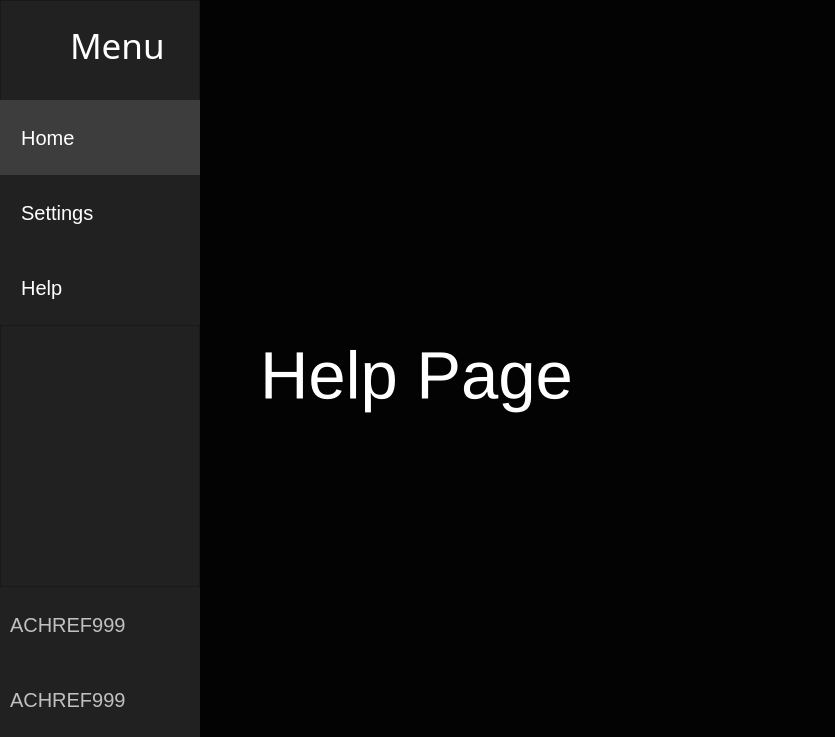
<?xml version="1.0" encoding="UTF-8"?>
<ui version="4.0">
 <class>MainWindow</class>
 <widget class="QMainWindow" name="MainWindow">
  <property name="geometry">
   <rect>
    <x>0</x>
    <y>0</y>
    <width>835</width>
    <height>737</height>
   </rect>
  </property>
  <property name="windowTitle">
   <string>MainWindow</string>
  </property>
  <property name="styleSheet">
   <string notr="true">background-color:#030303</string>
  </property>
  <widget class="QWidget" name="centralwidget">
   <layout class="QHBoxLayout" name="horizontalLayout">
    <property name="spacing">
     <number>0</number>
    </property>
    <property name="leftMargin">
     <number>0</number>
    </property>
    <property name="topMargin">
     <number>0</number>
    </property>
    <property name="rightMargin">
     <number>0</number>
    </property>
    <property name="bottomMargin">
     <number>0</number>
    </property>
    <item>
     <widget class="QWidget" name="widget" native="true">
      <property name="minimumSize">
       <size>
        <width>200</width>
        <height>600</height>
       </size>
      </property>
      <property name="maximumSize">
       <size>
        <width>250</width>
        <height>16777215</height>
       </size>
      </property>
      <property name="styleSheet">
       <string notr="true">background-color:#212121;</string>
      </property>
      <layout class="QVBoxLayout" name="verticalLayout">
       <property name="spacing">
        <number>0</number>
       </property>
       <property name="leftMargin">
        <number>0</number>
       </property>
       <property name="topMargin">
        <number>0</number>
       </property>
       <property name="rightMargin">
        <number>0</number>
       </property>
       <property name="bottomMargin">
        <number>0</number>
       </property>
       <item>
        <widget class="QFrame" name="frame">
         <property name="minimumSize">
          <size>
           <width>200</width>
           <height>325</height>
          </size>
         </property>
         <property name="maximumSize">
          <size>
           <width>250</width>
           <height>16777215</height>
          </size>
         </property>
         <property name="frameShape">
          <enum>QFrame::StyledPanel</enum>
         </property>
         <property name="frameShadow">
          <enum>QFrame::Raised</enum>
         </property>
         <widget class="QLabel" name="label">
          <property name="geometry">
           <rect>
            <x>10</x>
            <y>20</y>
            <width>51</width>
            <height>51</height>
           </rect>
          </property>
          <property name="text">
           <string/>
          </property>
          <property name="pixmap">
           <pixmap>menu.png</pixmap>
          </property>
          <property name="scaledContents">
           <bool>true</bool>
          </property>
         </widget>
         <widget class="QLabel" name="label_2">
          <property name="geometry">
           <rect>
            <x>70</x>
            <y>20</y>
            <width>101</width>
            <height>51</height>
           </rect>
          </property>
          <property name="font">
           <font>
            <family>Segoe MDL2 Assets</family>
            <pointsize>26</pointsize>
            <weight>50</weight>
            <bold>false</bold>
            <kerning>false</kerning>
           </font>
          </property>
          <property name="styleSheet">
           <string notr="true">color:white;
</string>
          </property>
          <property name="text">
           <string>Menu</string>
          </property>
         </widget>
         <widget class="QPushButton" name="home_button">
          <property name="geometry">
           <rect>
            <x>0</x>
            <y>100</y>
            <width>200</width>
            <height>75</height>
           </rect>
          </property>
          <property name="minimumSize">
           <size>
            <width>200</width>
            <height>0</height>
           </size>
          </property>
          <property name="maximumSize">
           <size>
            <width>250</width>
            <height>16777215</height>
           </size>
          </property>
          <property name="styleSheet">
           <string notr="true">color:white;
font-size:20px;
background-color:#3d3d3d;
border:0px;
margin:0px;
padding:0px;
text-align:left;
padding-left:10px;</string>
          </property>
          <property name="text">
           <string>  Home</string>
          </property>
          <property name="icon">
           <iconset>
            <normaloff>home.png</normaloff>home.png</iconset>
          </property>
          <property name="iconSize">
           <size>
            <width>32</width>
            <height>32</height>
           </size>
          </property>
         </widget>
         <widget class="QPushButton" name="settings_button">
          <property name="geometry">
           <rect>
            <x>0</x>
            <y>175</y>
            <width>200</width>
            <height>75</height>
           </rect>
          </property>
          <property name="minimumSize">
           <size>
            <width>200</width>
            <height>0</height>
           </size>
          </property>
          <property name="maximumSize">
           <size>
            <width>250</width>
            <height>16777215</height>
           </size>
          </property>
          <property name="styleSheet">
           <string notr="true">color:white;
font-size:20px;

border:0px;
margin:0px;
padding:0px;
text-align:left;
padding-left:10px;
</string>
          </property>
          <property name="text">
           <string>  Settings</string>
          </property>
          <property name="icon">
           <iconset>
            <normaloff>settings.png</normaloff>settings.png</iconset>
          </property>
          <property name="iconSize">
           <size>
            <width>32</width>
            <height>32</height>
           </size>
          </property>
         </widget>
         <widget class="QPushButton" name="help_button">
          <property name="geometry">
           <rect>
            <x>0</x>
            <y>250</y>
            <width>200</width>
            <height>75</height>
           </rect>
          </property>
          <property name="minimumSize">
           <size>
            <width>200</width>
            <height>0</height>
           </size>
          </property>
          <property name="maximumSize">
           <size>
            <width>250</width>
            <height>16777215</height>
           </size>
          </property>
          <property name="styleSheet">
           <string notr="true">color:white;
font-size:20px;

border:0px;
margin:0px;
padding:0px;
text-align:left;
padding-left:10px;
</string>
          </property>
          <property name="text">
           <string>  Help</string>
          </property>
          <property name="icon">
           <iconset>
            <normaloff>help.png</normaloff>help.png</iconset>
          </property>
          <property name="iconSize">
           <size>
            <width>32</width>
            <height>32</height>
           </size>
          </property>
         </widget>
        </widget>
       </item>
       <item>
        <widget class="QFrame" name="frame_3">
         <property name="minimumSize">
          <size>
           <width>200</width>
           <height>0</height>
          </size>
         </property>
         <property name="maximumSize">
          <size>
           <width>250</width>
           <height>16777215</height>
          </size>
         </property>
         <property name="frameShape">
          <enum>QFrame::StyledPanel</enum>
         </property>
         <property name="frameShadow">
          <enum>QFrame::Raised</enum>
         </property>
        </widget>
       </item>
       <item>
        <widget class="QFrame" name="frame_2">
         <property name="minimumSize">
          <size>
           <width>200</width>
           <height>150</height>
          </size>
         </property>
         <property name="maximumSize">
          <size>
           <width>250</width>
           <height>150</height>
          </size>
         </property>
         <property name="frameShape">
          <enum>QFrame::StyledPanel</enum>
         </property>
         <property name="frameShadow">
          <enum>QFrame::Raised</enum>
         </property>
         <widget class="QPushButton" name="github_button">
          <property name="geometry">
           <rect>
            <x>0</x>
            <y>0</y>
            <width>200</width>
            <height>75</height>
           </rect>
          </property>
          <property name="minimumSize">
           <size>
            <width>200</width>
            <height>0</height>
           </size>
          </property>
          <property name="maximumSize">
           <size>
            <width>250</width>
            <height>16777215</height>
           </size>
          </property>
          <property name="styleSheet">
           <string notr="true">color:#c0c0c0;
font-size:20px;

border:0px;
margin:0px;
padding:0px;
text-align:left;
padding-left:10px;
</string>
          </property>
          <property name="text">
           <string>ACHREF999</string>
          </property>
          <property name="icon">
           <iconset>
            <normaloff>github.png</normaloff>github.png</iconset>
          </property>
          <property name="iconSize">
           <size>
            <width>32</width>
            <height>32</height>
           </size>
          </property>
         </widget>
         <widget class="QPushButton" name="linkedin_button">
          <property name="geometry">
           <rect>
            <x>0</x>
            <y>75</y>
            <width>200</width>
            <height>75</height>
           </rect>
          </property>
          <property name="minimumSize">
           <size>
            <width>200</width>
            <height>0</height>
           </size>
          </property>
          <property name="maximumSize">
           <size>
            <width>250</width>
            <height>16777215</height>
           </size>
          </property>
          <property name="styleSheet">
           <string notr="true">color:#c0c0c0;
font-size:20px;

border:0px;
margin:0px;
padding:0px;
text-align:left;
padding-left:10px;
</string>
          </property>
          <property name="text">
           <string>ACHREF999</string>
          </property>
          <property name="icon">
           <iconset>
            <normaloff>Linkedin.png</normaloff>Linkedin.png</iconset>
          </property>
          <property name="iconSize">
           <size>
            <width>32</width>
            <height>32</height>
           </size>
          </property>
         </widget>
        </widget>
       </item>
      </layout>
     </widget>
    </item>
    <item>
     <widget class="QStackedWidget" name="stackedWidget">
      <property name="currentIndex">
       <number>2</number>
      </property>
      <widget class="QWidget" name="home_page">
       <widget class="QLabel" name="label_3">
        <property name="geometry">
         <rect>
          <x>106</x>
          <y>209</y>
          <width>381</width>
          <height>161</height>
         </rect>
        </property>
        <property name="palette">
         <palette>
          <active>
           <colorrole role="WindowText">
            <brush brushstyle="SolidPattern">
             <color alpha="255">
              <red>255</red>
              <green>255</green>
              <blue>255</blue>
             </color>
            </brush>
           </colorrole>
           <colorrole role="Button">
            <brush brushstyle="SolidPattern">
             <color alpha="255">
              <red>3</red>
              <green>3</green>
              <blue>3</blue>
             </color>
            </brush>
           </colorrole>
           <colorrole role="Text">
            <brush brushstyle="SolidPattern">
             <color alpha="255">
              <red>255</red>
              <green>255</green>
              <blue>255</blue>
             </color>
            </brush>
           </colorrole>
           <colorrole role="Base">
            <brush brushstyle="SolidPattern">
             <color alpha="255">
              <red>3</red>
              <green>3</green>
              <blue>3</blue>
             </color>
            </brush>
           </colorrole>
           <colorrole role="Window">
            <brush brushstyle="SolidPattern">
             <color alpha="255">
              <red>3</red>
              <green>3</green>
              <blue>3</blue>
             </color>
            </brush>
           </colorrole>
           <colorrole role="PlaceholderText">
            <brush brushstyle="SolidPattern">
             <color alpha="128">
              <red>255</red>
              <green>255</green>
              <blue>255</blue>
             </color>
            </brush>
           </colorrole>
          </active>
          <inactive>
           <colorrole role="WindowText">
            <brush brushstyle="SolidPattern">
             <color alpha="255">
              <red>255</red>
              <green>255</green>
              <blue>255</blue>
             </color>
            </brush>
           </colorrole>
           <colorrole role="Button">
            <brush brushstyle="SolidPattern">
             <color alpha="255">
              <red>3</red>
              <green>3</green>
              <blue>3</blue>
             </color>
            </brush>
           </colorrole>
           <colorrole role="Text">
            <brush brushstyle="SolidPattern">
             <color alpha="255">
              <red>255</red>
              <green>255</green>
              <blue>255</blue>
             </color>
            </brush>
           </colorrole>
           <colorrole role="Base">
            <brush brushstyle="SolidPattern">
             <color alpha="255">
              <red>3</red>
              <green>3</green>
              <blue>3</blue>
             </color>
            </brush>
           </colorrole>
           <colorrole role="Window">
            <brush brushstyle="SolidPattern">
             <color alpha="255">
              <red>3</red>
              <green>3</green>
              <blue>3</blue>
             </color>
            </brush>
           </colorrole>
           <colorrole role="PlaceholderText">
            <brush brushstyle="SolidPattern">
             <color alpha="128">
              <red>255</red>
              <green>255</green>
              <blue>255</blue>
             </color>
            </brush>
           </colorrole>
          </inactive>
          <disabled>
           <colorrole role="WindowText">
            <brush brushstyle="SolidPattern">
             <color alpha="255">
              <red>120</red>
              <green>120</green>
              <blue>120</blue>
             </color>
            </brush>
           </colorrole>
           <colorrole role="Button">
            <brush brushstyle="SolidPattern">
             <color alpha="255">
              <red>3</red>
              <green>3</green>
              <blue>3</blue>
             </color>
            </brush>
           </colorrole>
           <colorrole role="Text">
            <brush brushstyle="SolidPattern">
             <color alpha="255">
              <red>120</red>
              <green>120</green>
              <blue>120</blue>
             </color>
            </brush>
           </colorrole>
           <colorrole role="Base">
            <brush brushstyle="SolidPattern">
             <color alpha="255">
              <red>3</red>
              <green>3</green>
              <blue>3</blue>
             </color>
            </brush>
           </colorrole>
           <colorrole role="Window">
            <brush brushstyle="SolidPattern">
             <color alpha="255">
              <red>3</red>
              <green>3</green>
              <blue>3</blue>
             </color>
            </brush>
           </colorrole>
           <colorrole role="PlaceholderText">
            <brush brushstyle="SolidPattern">
             <color alpha="128">
              <red>0</red>
              <green>0</green>
              <blue>0</blue>
             </color>
            </brush>
           </colorrole>
          </disabled>
         </palette>
        </property>
        <property name="font">
         <font>
          <pointsize>50</pointsize>
         </font>
        </property>
        <property name="text">
         <string>Home Page</string>
        </property>
       </widget>
      </widget>
      <widget class="QWidget" name="settings_page">
       <widget class="QLabel" name="label_4">
        <property name="geometry">
         <rect>
          <x>70</x>
          <y>250</y>
          <width>431</width>
          <height>231</height>
         </rect>
        </property>
        <property name="palette">
         <palette>
          <active>
           <colorrole role="WindowText">
            <brush brushstyle="SolidPattern">
             <color alpha="255">
              <red>255</red>
              <green>255</green>
              <blue>255</blue>
             </color>
            </brush>
           </colorrole>
           <colorrole role="Button">
            <brush brushstyle="SolidPattern">
             <color alpha="255">
              <red>3</red>
              <green>3</green>
              <blue>3</blue>
             </color>
            </brush>
           </colorrole>
           <colorrole role="Text">
            <brush brushstyle="SolidPattern">
             <color alpha="255">
              <red>255</red>
              <green>255</green>
              <blue>255</blue>
             </color>
            </brush>
           </colorrole>
           <colorrole role="Base">
            <brush brushstyle="SolidPattern">
             <color alpha="255">
              <red>3</red>
              <green>3</green>
              <blue>3</blue>
             </color>
            </brush>
           </colorrole>
           <colorrole role="Window">
            <brush brushstyle="SolidPattern">
             <color alpha="255">
              <red>3</red>
              <green>3</green>
              <blue>3</blue>
             </color>
            </brush>
           </colorrole>
           <colorrole role="PlaceholderText">
            <brush brushstyle="SolidPattern">
             <color alpha="128">
              <red>255</red>
              <green>255</green>
              <blue>255</blue>
             </color>
            </brush>
           </colorrole>
          </active>
          <inactive>
           <colorrole role="WindowText">
            <brush brushstyle="SolidPattern">
             <color alpha="255">
              <red>255</red>
              <green>255</green>
              <blue>255</blue>
             </color>
            </brush>
           </colorrole>
           <colorrole role="Button">
            <brush brushstyle="SolidPattern">
             <color alpha="255">
              <red>3</red>
              <green>3</green>
              <blue>3</blue>
             </color>
            </brush>
           </colorrole>
           <colorrole role="Text">
            <brush brushstyle="SolidPattern">
             <color alpha="255">
              <red>255</red>
              <green>255</green>
              <blue>255</blue>
             </color>
            </brush>
           </colorrole>
           <colorrole role="Base">
            <brush brushstyle="SolidPattern">
             <color alpha="255">
              <red>3</red>
              <green>3</green>
              <blue>3</blue>
             </color>
            </brush>
           </colorrole>
           <colorrole role="Window">
            <brush brushstyle="SolidPattern">
             <color alpha="255">
              <red>3</red>
              <green>3</green>
              <blue>3</blue>
             </color>
            </brush>
           </colorrole>
           <colorrole role="PlaceholderText">
            <brush brushstyle="SolidPattern">
             <color alpha="128">
              <red>255</red>
              <green>255</green>
              <blue>255</blue>
             </color>
            </brush>
           </colorrole>
          </inactive>
          <disabled>
           <colorrole role="WindowText">
            <brush brushstyle="SolidPattern">
             <color alpha="255">
              <red>120</red>
              <green>120</green>
              <blue>120</blue>
             </color>
            </brush>
           </colorrole>
           <colorrole role="Button">
            <brush brushstyle="SolidPattern">
             <color alpha="255">
              <red>3</red>
              <green>3</green>
              <blue>3</blue>
             </color>
            </brush>
           </colorrole>
           <colorrole role="Text">
            <brush brushstyle="SolidPattern">
             <color alpha="255">
              <red>120</red>
              <green>120</green>
              <blue>120</blue>
             </color>
            </brush>
           </colorrole>
           <colorrole role="Base">
            <brush brushstyle="SolidPattern">
             <color alpha="255">
              <red>3</red>
              <green>3</green>
              <blue>3</blue>
             </color>
            </brush>
           </colorrole>
           <colorrole role="Window">
            <brush brushstyle="SolidPattern">
             <color alpha="255">
              <red>3</red>
              <green>3</green>
              <blue>3</blue>
             </color>
            </brush>
           </colorrole>
           <colorrole role="PlaceholderText">
            <brush brushstyle="SolidPattern">
             <color alpha="128">
              <red>0</red>
              <green>0</green>
              <blue>0</blue>
             </color>
            </brush>
           </colorrole>
          </disabled>
         </palette>
        </property>
        <property name="font">
         <font>
          <pointsize>50</pointsize>
         </font>
        </property>
        <property name="text">
         <string>Settings Page</string>
        </property>
       </widget>
      </widget>
      <widget class="QWidget" name="help_page">
       <widget class="QLabel" name="label_5">
        <property name="geometry">
         <rect>
          <x>60</x>
          <y>280</y>
          <width>511</width>
          <height>191</height>
         </rect>
        </property>
        <property name="palette">
         <palette>
          <active>
           <colorrole role="WindowText">
            <brush brushstyle="SolidPattern">
             <color alpha="255">
              <red>255</red>
              <green>255</green>
              <blue>255</blue>
             </color>
            </brush>
           </colorrole>
           <colorrole role="Button">
            <brush brushstyle="SolidPattern">
             <color alpha="255">
              <red>3</red>
              <green>3</green>
              <blue>3</blue>
             </color>
            </brush>
           </colorrole>
           <colorrole role="Text">
            <brush brushstyle="SolidPattern">
             <color alpha="255">
              <red>255</red>
              <green>255</green>
              <blue>255</blue>
             </color>
            </brush>
           </colorrole>
           <colorrole role="Base">
            <brush brushstyle="SolidPattern">
             <color alpha="255">
              <red>3</red>
              <green>3</green>
              <blue>3</blue>
             </color>
            </brush>
           </colorrole>
           <colorrole role="Window">
            <brush brushstyle="SolidPattern">
             <color alpha="255">
              <red>3</red>
              <green>3</green>
              <blue>3</blue>
             </color>
            </brush>
           </colorrole>
           <colorrole role="PlaceholderText">
            <brush brushstyle="SolidPattern">
             <color alpha="128">
              <red>255</red>
              <green>255</green>
              <blue>255</blue>
             </color>
            </brush>
           </colorrole>
          </active>
          <inactive>
           <colorrole role="WindowText">
            <brush brushstyle="SolidPattern">
             <color alpha="255">
              <red>255</red>
              <green>255</green>
              <blue>255</blue>
             </color>
            </brush>
           </colorrole>
           <colorrole role="Button">
            <brush brushstyle="SolidPattern">
             <color alpha="255">
              <red>3</red>
              <green>3</green>
              <blue>3</blue>
             </color>
            </brush>
           </colorrole>
           <colorrole role="Text">
            <brush brushstyle="SolidPattern">
             <color alpha="255">
              <red>255</red>
              <green>255</green>
              <blue>255</blue>
             </color>
            </brush>
           </colorrole>
           <colorrole role="Base">
            <brush brushstyle="SolidPattern">
             <color alpha="255">
              <red>3</red>
              <green>3</green>
              <blue>3</blue>
             </color>
            </brush>
           </colorrole>
           <colorrole role="Window">
            <brush brushstyle="SolidPattern">
             <color alpha="255">
              <red>3</red>
              <green>3</green>
              <blue>3</blue>
             </color>
            </brush>
           </colorrole>
           <colorrole role="PlaceholderText">
            <brush brushstyle="SolidPattern">
             <color alpha="128">
              <red>255</red>
              <green>255</green>
              <blue>255</blue>
             </color>
            </brush>
           </colorrole>
          </inactive>
          <disabled>
           <colorrole role="WindowText">
            <brush brushstyle="SolidPattern">
             <color alpha="255">
              <red>120</red>
              <green>120</green>
              <blue>120</blue>
             </color>
            </brush>
           </colorrole>
           <colorrole role="Button">
            <brush brushstyle="SolidPattern">
             <color alpha="255">
              <red>3</red>
              <green>3</green>
              <blue>3</blue>
             </color>
            </brush>
           </colorrole>
           <colorrole role="Text">
            <brush brushstyle="SolidPattern">
             <color alpha="255">
              <red>120</red>
              <green>120</green>
              <blue>120</blue>
             </color>
            </brush>
           </colorrole>
           <colorrole role="Base">
            <brush brushstyle="SolidPattern">
             <color alpha="255">
              <red>3</red>
              <green>3</green>
              <blue>3</blue>
             </color>
            </brush>
           </colorrole>
           <colorrole role="Window">
            <brush brushstyle="SolidPattern">
             <color alpha="255">
              <red>3</red>
              <green>3</green>
              <blue>3</blue>
             </color>
            </brush>
           </colorrole>
           <colorrole role="PlaceholderText">
            <brush brushstyle="SolidPattern">
             <color alpha="128">
              <red>0</red>
              <green>0</green>
              <blue>0</blue>
             </color>
            </brush>
           </colorrole>
          </disabled>
         </palette>
        </property>
        <property name="font">
         <font>
          <pointsize>50</pointsize>
         </font>
        </property>
        <property name="text">
         <string>Help Page</string>
        </property>
       </widget>
      </widget>
     </widget>
    </item>
   </layout>
  </widget>
 </widget>
 <resources/>
 <connections/>
</ui>
